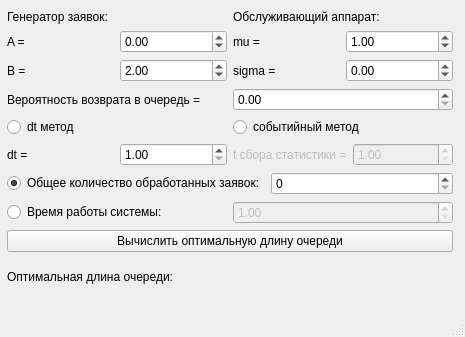
<?xml version="1.0" encoding="UTF-8"?>
<ui version="4.0">
 <class>MainWindow</class>
 <widget class="QMainWindow" name="MainWindow">
  <property name="geometry">
   <rect>
    <x>0</x>
    <y>0</y>
    <width>465</width>
    <height>337</height>
   </rect>
  </property>
  <property name="windowTitle">
   <string>MainWindow</string>
  </property>
  <widget class="QWidget" name="centralwidget">
   <widget class="QWidget" name="">
    <property name="geometry">
     <rect>
      <x>7</x>
      <y>10</y>
      <width>446</width>
      <height>286</height>
     </rect>
    </property>
    <layout class="QVBoxLayout" name="verticalLayout">
     <item>
      <layout class="QHBoxLayout" name="horizontalLayout_10">
       <item>
        <layout class="QVBoxLayout" name="verticalLayout_6">
         <item>
          <widget class="QLabel" name="generator_label">
           <property name="text">
            <string>Генератор заявок:</string>
           </property>
          </widget>
         </item>
         <item>
          <layout class="QVBoxLayout" name="verticalLayout_4">
           <item>
            <layout class="QHBoxLayout" name="horizontalLayout_6">
             <item>
              <widget class="QLabel" name="a_label">
               <property name="text">
                <string>A =</string>
               </property>
              </widget>
             </item>
             <item>
              <widget class="QDoubleSpinBox" name="a_spin">
               <property name="minimum">
                <double>-100000000000000003502199685943161173046080317798311825604870144.000000000000000</double>
               </property>
               <property name="maximum">
                <double>99999999999999992486776161899288204254467086983483846143922597222529419997579302660316349376281765375153005841365553228283904.000000000000000</double>
               </property>
               <property name="value">
                <double>0.000000000000000</double>
               </property>
              </widget>
             </item>
            </layout>
           </item>
           <item>
            <layout class="QHBoxLayout" name="horizontalLayout_7">
             <item>
              <widget class="QLabel" name="b_lable">
               <property name="text">
                <string>B =</string>
               </property>
              </widget>
             </item>
             <item>
              <widget class="QDoubleSpinBox" name="b_spin">
               <property name="minimum">
                <double>-100000000000000003502199685943161173046080317798311825604870144.000000000000000</double>
               </property>
               <property name="maximum">
                <double>99999999999999992486776161899288204254467086983483846143922597222529419997579302660316349376281765375153005841365553228283904.000000000000000</double>
               </property>
               <property name="value">
                <double>2.000000000000000</double>
               </property>
              </widget>
             </item>
            </layout>
           </item>
          </layout>
         </item>
        </layout>
       </item>
       <item>
        <layout class="QVBoxLayout" name="verticalLayout_5">
         <item>
          <widget class="QLabel" name="service_label">
           <property name="text">
            <string>Обслуживающий аппарат:</string>
           </property>
          </widget>
         </item>
         <item>
          <layout class="QVBoxLayout" name="verticalLayout_3">
           <item>
            <layout class="QHBoxLayout" name="horizontalLayout_8">
             <item>
              <widget class="QLabel" name="mu_label">
               <property name="text">
                <string>mu =</string>
               </property>
              </widget>
             </item>
             <item>
              <widget class="QDoubleSpinBox" name="mu_spin">
               <property name="minimum">
                <double>-100000000000000003502199685943161173046080317798311825604870144.000000000000000</double>
               </property>
               <property name="maximum">
                <double>99999999999999992486776161899288204254467086983483846143922597222529419997579302660316349376281765375153005841365553228283904.000000000000000</double>
               </property>
               <property name="value">
                <double>1.000000000000000</double>
               </property>
              </widget>
             </item>
            </layout>
           </item>
           <item>
            <layout class="QHBoxLayout" name="horizontalLayout_9">
             <item>
              <widget class="QLabel" name="sigma_label">
               <property name="text">
                <string>sigma =</string>
               </property>
              </widget>
             </item>
             <item>
              <widget class="QDoubleSpinBox" name="sigma_spin">
               <property name="minimum">
                <double>-100000000000000003502199685943161173046080317798311825604870144.000000000000000</double>
               </property>
               <property name="maximum">
                <double>99999999999999992486776161899288204254467086983483846143922597222529419997579302660316349376281765375153005841365553228283904.000000000000000</double>
               </property>
              </widget>
             </item>
            </layout>
           </item>
          </layout>
         </item>
        </layout>
       </item>
      </layout>
     </item>
     <item>
      <layout class="QHBoxLayout" name="horizontalLayout_5">
       <item>
        <widget class="QLabel" name="return_label">
         <property name="text">
          <string>Вероятность возврата в очередь =</string>
         </property>
        </widget>
       </item>
       <item>
        <widget class="QDoubleSpinBox" name="return_spin">
         <property name="maximum">
          <double>1.000000000000000</double>
         </property>
         <property name="singleStep">
          <double>0.050000000000000</double>
         </property>
        </widget>
       </item>
      </layout>
     </item>
     <item>
      <layout class="QHBoxLayout" name="horizontalLayout_11">
       <item>
        <widget class="QRadioButton" name="dt_radio">
         <property name="text">
          <string>dt метод</string>
         </property>
         <property name="checked">
          <bool>true</bool>
         </property>
        </widget>
       </item>
       <item>
        <widget class="QRadioButton" name="event_radio">
         <property name="text">
          <string>событийный метод</string>
         </property>
        </widget>
       </item>
      </layout>
     </item>
     <item>
      <layout class="QHBoxLayout" name="horizontalLayout_12">
       <item>
        <layout class="QHBoxLayout" name="horizontalLayout_4">
         <item>
          <widget class="QLabel" name="dt_label">
           <property name="text">
            <string>dt =</string>
           </property>
          </widget>
         </item>
         <item>
          <widget class="QDoubleSpinBox" name="dt_spin">
           <property name="minimum">
            <double>1.000000000000000</double>
           </property>
           <property name="maximum">
            <double>100.000000000000000</double>
           </property>
           <property name="value">
            <double>1.000000000000000</double>
           </property>
          </widget>
         </item>
        </layout>
       </item>
       <item>
        <layout class="QHBoxLayout" name="horizontalLayout">
         <item>
          <widget class="QLabel" name="stats_label">
           <property name="enabled">
            <bool>false</bool>
           </property>
           <property name="text">
            <string>t сбора статистики =</string>
           </property>
          </widget>
         </item>
         <item>
          <widget class="QDoubleSpinBox" name="stats_spin">
           <property name="enabled">
            <bool>false</bool>
           </property>
           <property name="minimum">
            <double>1.000000000000000</double>
           </property>
           <property name="maximum">
            <double>100.000000000000000</double>
           </property>
           <property name="value">
            <double>1.000000000000000</double>
           </property>
          </widget>
         </item>
        </layout>
       </item>
      </layout>
     </item>
     <item>
      <layout class="QHBoxLayout" name="horizontalLayout_2">
       <item>
        <widget class="QRadioButton" name="requestcount_radio">
         <property name="text">
          <string>Общее количество обработанных заявок:</string>
         </property>
         <property name="checked">
          <bool>true</bool>
         </property>
        </widget>
       </item>
       <item>
        <widget class="QSpinBox" name="requestcount_spin"/>
       </item>
      </layout>
     </item>
     <item>
      <layout class="QHBoxLayout" name="horizontalLayout_3">
       <item>
        <widget class="QRadioButton" name="time_radio">
         <property name="text">
          <string>Время работы системы:</string>
         </property>
        </widget>
       </item>
       <item>
        <widget class="QDoubleSpinBox" name="time_spin">
         <property name="enabled">
          <bool>false</bool>
         </property>
         <property name="minimum">
          <double>1.000000000000000</double>
         </property>
         <property name="maximum">
          <double>100.000000000000000</double>
         </property>
         <property name="value">
          <double>1.000000000000000</double>
         </property>
        </widget>
       </item>
      </layout>
     </item>
     <item>
      <widget class="QPushButton" name="run_button">
       <property name="text">
        <string>Вычислить оптимальную длину очереди</string>
       </property>
      </widget>
     </item>
     <item>
      <widget class="QLabel" name="optimal_label">
       <property name="text">
        <string>Оптимальная длина очереди:</string>
       </property>
      </widget>
     </item>
    </layout>
   </widget>
  </widget>
  <widget class="QMenuBar" name="menubar">
   <property name="geometry">
    <rect>
     <x>0</x>
     <y>0</y>
     <width>465</width>
     <height>19</height>
    </rect>
   </property>
  </widget>
  <widget class="QStatusBar" name="statusbar"/>
 </widget>
 <resources/>
 <connections/>
</ui>
